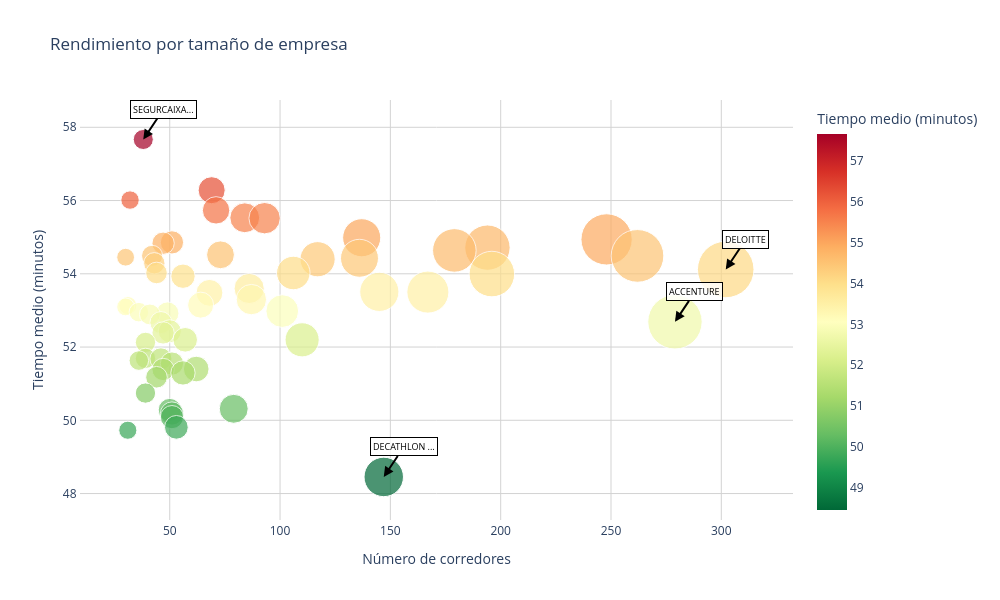

The notebook cell saved with this chart:
### Markdown cell above
Rendimiento por tamaño de empresa

### Code cell
import plotly.express as px

# Preparar datos
participacion_empresas = df['Empresa'].value_counts().reset_index()
participacion_empresas.columns = ['Empresa', 'Num_Corredores']
rendimiento_con_participacion = rendimiento_empresas.merge(participacion_empresas, on='Empresa')

# Crear columna para tooltip
rendimiento_con_participacion['Tooltip'] = (
    '<b>' + rendimiento_con_participacion['Empresa'] + '</b><br>' +
    ' Corredores: ' + rendimiento_con_participacion['Num_Corredores'].astype(str) + '<br>' +
    ' Tiempo medio: ' + rendimiento_con_participacion['Tiempo_Medio_Minutos'].round(2).astype(str) + ' min'
)

# Gráfico sin etiquetas de texto, solo hover
fig = px.scatter(
    rendimiento_con_participacion,
    x='Num_Corredores',
    y='Tiempo_Medio_Minutos',
    size='Num_Corredores',
    color='Tiempo_Medio_Minutos',
    color_continuous_scale='RdYlGn_r',
    hover_name='Empresa',
    hover_data={
        'Num_Corredores': True,
        'Tiempo_Medio_Minutos': ':.2f',
        'Tooltip': False
    },
    title='Rendimiento por num de corredores apuntados por empresa',
    labels={
        'Num_Corredores': 'Número de corredores',
        'Tiempo_Medio_Minutos': 'Tiempo medio (minutos)'
    },
    size_max=40,
    opacity=0.7
)

# Destacar solo empresas clave con anotaciones mínimas
empresas_destacar = ['DECATHLON SAU', 'SEGURCAIXA ADESLAS', 'DELOITTE', 'ACCENTURE']

for empresa in empresas_destacar:
    punto = rendimiento_con_participacion[rendimiento_con_participacion['Empresa'] == empresa]
    if not punto.empty:
        fig.add_annotation(
            x=punto['Num_Corredores'].values[0],
            y=punto['Tiempo_Medio_Minutos'].values[0],
            text=empresa[:10] + '...' if len(empresa) > 10 else empresa,
            showarrow=True,
            arrowhead=2,
            arrowsize=1,
            arrowwidth=2,
            arrowcolor='black',
            font=dict(size=9, color='black'),
            bgcolor='rgba(255, 255, 255, 0.8)',
            bordercolor='black',
            borderwidth=1,
            borderpad=2,
            ax=20,
            ay=-30
        )

fig.update_layout(
    height=600,
    width=1000,
    plot_bgcolor='white',
    hoverlabel=dict(bgcolor='white', font_size=12),
    xaxis=dict(gridcolor='lightgray', showline=True),
    yaxis=dict(gridcolor='lightgray', showline=True)
)

fig.show()

### Figure 1 — Plotly figure (JSON) as saved in the notebook; plotly's stock layout.template omitted (floating-point values rounded to 4 significant figures)
{"data": [{"customdata": [["<b>SEGURCAIXA ADESLAS</b><br> Corredores: 38<br> Tiempo medio: 57.67 min"], ["<b>ILUNION</b><br> Corredores: 69<br> Tiempo medio: 56.28 min"], ["<b>BBVA TECHNOLOGY SLU</b><br> Corredores: 32<br> Tiempo medio: 56.01 min"], ["<b>MOEVE</b><br> Corredores: 71<br> Tiempo medio: 55.73 min"], ["<b>BNP PARIBAS SUCURSAL EN ESPAÑA</b><br> Corredores: 84<br> Tiempo medio: 55.53 min"], ["<b>KZEMOS TECHNOLOGIES SLU - FEVER</b><br> Corredores: 93<br> Tiempo medio: 55.52 min"], ["<b>OPENBANK (GRUPO SANTANDER)</b><br> Corredores: 137<br> Tiempo medio: 54.98 min"], ["<b>PWC, S.L.</b><br> Corredores: 248<br> Tiempo medio: 54.94 min"], ["<b>AMADEUS</b><br> Corredores: 51<br> Tiempo medio: 54.86 min"], ["<b>URIA MENENDEZ ABOGADOS, S.L.P.</b><br> Corredores: 47<br> Tiempo medio: 54.83 min"], ["<b>EY ESPAÑA</b><br> Corredores: 194<br> Tiempo medio: 54.71 min"], ["<b>AMAZON EU SARL, SUCURSAL EN ESPAÑA</b><br> Corredores: 179<br> Tiempo medio: 54.64 min"], ["<b>INGENIERIA DE SISTEMAS PARA LA DEFENSA DE ESPAÑA S.A., S.M.E., M.P.</b><br> Corredores: 73<br> Tiempo medio: 54.52 min"], ["<b>BANCO  SABADELL</b><br> Corredores: 42<br> Tiempo medio: 54.49 min"], ["<b>INDRA GROUP</b><br> Corredores: 262<br> Tiempo medio: 54.49 min"], ["<b>ALANTRA PARTNERS, S.A.</b><br> Corredores: 30<br> Tiempo medio: 54.45 min"], ["<b>GMV</b><br> Corredores: 136<br> Tiempo medio: 54.42 min"], ["<b>CLUB DEPORTIVO REPSOL</b><br> Corredores: 117<br> Tiempo medio: 54.4 min"], ["<b>SIEMENS, S.A.</b><br> Corredores: 43<br> Tiempo medio: 54.29 min"], ["<b>DELOITTE</b><br> Corredores: 302<br> Tiempo medio: 54.12 min"], ["<b>LABORATORIOS FARMACEUTICOS ROVI</b><br> Corredores: 44<br> Tiempo medio: 54.02 min"], ["<b>CARREFOUR</b><br> Corredores: 106<br> Tiempo medio: 54.02 min"], ["<b>KPMG</b><br> Corredores: 196<br> Tiempo medio: 53.99 min"], ["<b>ROCHE FARMA</b><br> Corredores: 56<br> Tiempo medio: 53.93 min"], ["<b>BANKINTER SA</b><br> Corredores: 86<br> Tiempo medio: 53.6 min"], ["<b>TECNICAS REUNIDAS, S.A.</b><br> Corredores: 145<br> Tiempo medio: 53.51 min"], ["<b>AUTONOMO</b><br> Corredores: 167<br> Tiempo medio: 53.5 min"], ["<b>SANTANDER</b><br> Corredores: 68<br> Tiempo medio: 53.48 min"], ["<b>MUTUA MADRILEÑA</b><br> Corredores: 87<br> Tiempo medio: 53.3 min"], ["<b>ELECNOR SA</b><br> Corredores: 64<br> Tiempo medio: 53.14 min"], ["<b>GARRIGUES</b><br> Corredores: 31<br> Tiempo medio: 53.13 min"], ["<b>SOCIEDAD IBERICA DE CONSTRUCCIONES ELECTRICAS, S.A. (SICE)</b><br> Corredores: 30<br> Tiempo medio: 53.1 min"], ["<b>FERROVIAL CONSTRUCCION</b><br> Corredores: 101<br> Tiempo medio: 52.98 min"], ["<b>ASISA</b><br> Corredores: 36<br> Tiempo medio: 52.95 min"], ["<b>GSK</b><br> Corredores: 49<br> Tiempo medio: 52.92 min"], ["<b>TK ELEVADORES</b><br> Corredores: 41<br> Tiempo medio: 52.89 min"], ["<b>ACCENTURE</b><br> Corredores: 279<br> Tiempo medio: 52.69 min"], ["<b>SIEMENS RAIL AUTOMATION</b><br> Corredores: 46<br> Tiempo medio: 52.67 min"], ["<b>CLUB DEPORTIVO DEUTSCHE BANK</b><br> Corredores: 50<br> Tiempo medio: 52.43 min"], ["<b>SAP ESPAÑA, S.A.</b><br> Corredores: 47<br> Tiempo medio: 52.39 min"], ["<b>BOSTON CONSULTING GROUP</b><br> Corredores: 57<br> Tiempo medio: 52.2 min"], ["<b>ADIF</b><br> Corredores: 110<br> Tiempo medio: 52.2 min"], ["<b>CBRE REAL ESTATE</b><br> Corredores: 39<br> Tiempo medio: 52.13 min"], ["<b>CELONIS SL</b><br> Corredores: 39<br> Tiempo medio: 51.69 min"], ["<b>ARUP</b><br> Corredores: 46<br> Tiempo medio: 51.68 min"], ["<b>ITP AERO</b><br> Corredores: 36<br> Tiempo medio: 51.63 min"], ["<b>MAHOU SAN MIGUEL</b><br> Corredores: 51<br> Tiempo medio: 51.55 min"], ["<b>MAPFRE</b><br> Corredores: 62<br> Tiempo medio: 51.4 min"], ["<b>HAVAS MANAGEMENT ESPAÑA S.L.</b><br> Corredores: 47<br> Tiempo medio: 51.39 min"], ["<b>IBERDROLA</b><br> Corredores: 56<br> Tiempo medio: 51.29 min"], ["<b>AXPO IBERIA SL</b><br> Corredores: 44<br> Tiempo medio: 51.18 min"], ["<b>NIPPON GASES ESPAÑA S.L.U.</b><br> Corredores: 39<br> Tiempo medio: 50.74 min"], ["<b>EL CORTE INGLES</b><br> Corredores: 79<br> Tiempo medio: 50.31 min"], ["<b>RENFE</b><br> Corredores: 50<br> Tiempo medio: 50.28 min"], ["<b>METRO DE MADRID</b><br> Corredores: 51<br> Tiempo medio: 50.19 min"], ["<b>FUNDACION CORAZON DE TITAN</b><br> Corredores: 51<br> Tiempo medio: 50.09 min"], ["<b>CANAL ISABEL II</b><br> Corredores: 53<br> Tiempo medio: 49.81 min"], ["<b>IGNIS ENERGY HOLDINGS, SL</b><br> Corredores: 31<br> Tiempo medio: 49.73 min"], ["<b>DECATHLON SAU</b><br> Corredores: 147<br> Tiempo medio: 48.45 min"]], "hovertemplate": "<b>%{hovertext}</b><br><br>Número de corredores=%{marker.size}<br>Tiempo medio (minutos)=%{marker.color:.2f}<extra></extra>", "hovertext": ["SEGURCAIXA ADESLAS", "ILUNION", "BBVA TECHNOLOGY SLU", "MOEVE", "BNP PARIBAS SUCURSAL EN ESPAÑA", "KZEMOS TECHNOLOGIES SLU - FEVER", "OPENBANK (GRUPO SANTANDER)", "PWC, S.L.", "AMADEUS", "URIA MENENDEZ ABOGADOS, S.L.P.", "EY ESPAÑA", "AMAZON EU SARL, SUCURSAL EN ESPAÑA", "INGENIERIA DE SISTEMAS PARA LA DEFENSA DE ESPAÑA S.A., S.M.E., M.P.", "BANCO  SABADELL", "INDRA GROUP", "ALANTRA PARTNERS, S.A.", "GMV", "CLUB DEPORTIVO REPSOL", "SIEMENS, S.A.", "DELOITTE", "LABORATORIOS FARMACEUTICOS ROVI", "CARREFOUR", "KPMG", "ROCHE FARMA", "BANKINTER SA", "TECNICAS REUNIDAS, S.A.", "AUTONOMO", "SANTANDER", "MUTUA MADRILEÑA", "ELECNOR SA", "GARRIGUES", "SOCIEDAD IBERICA DE CONSTRUCCIONES ELECTRICAS, S.A. (SICE)", "FERROVIAL CONSTRUCCION", "ASISA", "GSK", "TK ELEVADORES", "ACCENTURE", "SIEMENS RAIL AUTOMATION", "CLUB DEPORTIVO DEUTSCHE BANK", "SAP ESPAÑA, S.A.", "BOSTON CONSULTING GROUP", "ADIF", "CBRE REAL ESTATE", "CELONIS SL", "ARUP", "ITP AERO", "MAHOU SAN MIGUEL", "MAPFRE", "HAVAS MANAGEMENT ESPAÑA S.L.", "IBERDROLA", "AXPO IBERIA SL", "NIPPON GASES ESPAÑA S.L.U.", "EL CORTE INGLES", "RENFE", "METRO DE MADRID", "FUNDACION CORAZON DE TITAN", "CANAL ISABEL II", "IGNIS ENERGY HOLDINGS, SL", "DECATHLON SAU"], "legendgroup": "", "marker": {"color": [57.67, 56.28, 56.01, 55.73, 55.53, 55.52, 54.98, 54.94, 54.86, 54.83, 54.71, 54.64, 54.52, 54.49, 54.49, 54.45, 54.42, 54.4, 54.29, 54.12, 54.02, 54.02, 53.99, 53.93, 53.6, 53.51, 53.5, 53.48, 53.3, 53.14, 53.13, 53.09, 52.98, 52.95, 52.92, 52.89, 52.69, 52.67, 52.43, 52.39, 52.2, 52.2, 52.13, 51.69, 51.68, 51.63, 51.55, 51.4, 51.39, 51.29, 51.18, 50.74, 50.31, 50.28, 50.19, 50.09, 49.81, 49.73, 48.45], "coloraxis": "coloraxis", "opacity": 0.7, "size": [38, 69, 32, 71, 84, 93, 137, 248, 51, 47, 194, 179, 73, 42, 262, 30, 136, 117, 43, 302, 44, 106, 196, 56, 86, 145, 167, 68, 87, 64, 31, 30, 101, 36, 49, 41, 279, 46, 50, 47, 57, 110, 39, 39, 46, 36, 51, 62, 47, 56, 44, 39, 79, 50, 51, 51, 53, 31, 147], "sizemode": "area", "sizeref": 0.1888, "symbol": "circle"}, "mode": "markers", "name": "", "orientation": "v", "showlegend": false, "type": "scatter", "x": [38, 69, 32, 71, 84, 93, 137, 248, 51, 47, 194, 179, 73, 42, 262, 30, 136, 117, 43, 302, 44, 106, 196, 56, 86, 145, 167, 68, 87, 64, 31, 30, 101, 36, 49, 41, 279, 46, 50, 47, 57, 110, 39, 39, 46, 36, 51, 62, 47, 56, 44, 39, 79, 50, 51, 51, 53, 31, 147], "xaxis": "x", "y": [57.67, 56.28, 56.01, 55.73, 55.53, 55.52, 54.98, 54.94, 54.86, 54.83, 54.71, 54.64, 54.52, 54.49, 54.49, 54.45, 54.42, 54.4, 54.29, 54.12, 54.02, 54.02, 53.99, 53.93, 53.6, 53.51, 53.5, 53.48, 53.3, 53.14, 53.13, 53.09, 52.98, 52.95, 52.92, 52.89, 52.69, 52.67, 52.43, 52.39, 52.2, 52.2, 52.13, 51.69, 51.68, 51.63, 51.55, 51.4, 51.39, 51.29, 51.18, 50.74, 50.31, 50.28, 50.19, 50.09, 49.81, 49.73, 48.45], "yaxis": "y"}], "layout": {"annotations": [{"arrowcolor": "black", "arrowhead": 2, "arrowsize": 1, "arrowwidth": 2, "ax": 20, "ay": -30, "bgcolor": "rgba(255, 255, 255, 0.8)", "bordercolor": "black", "borderpad": 2, "borderwidth": 1, "font": {"color": "black", "size": 9}, "showarrow": true, "text": "DECATHLON ...", "x": 147, "y": 48.45}, {"arrowcolor": "black", "arrowhead": 2, "arrowsize": 1, "arrowwidth": 2, "ax": 20, "ay": -30, "bgcolor": "rgba(255, 255, 255, 0.8)", "bordercolor": "black", "borderpad": 2, "borderwidth": 1, "font": {"color": "black", "size": 9}, "showarrow": true, "text": "SEGURCAIXA...", "x": 38, "y": 57.67}, {"arrowcolor": "black", "arrowhead": 2, "arrowsize": 1, "arrowwidth": 2, "ax": 20, "ay": -30, "bgcolor": "rgba(255, 255, 255, 0.8)", "bordercolor": "black", "borderpad": 2, "borderwidth": 1, "font": {"color": "black", "size": 9}, "showarrow": true, "text": "DELOITTE", "x": 302, "y": 54.12}, {"arrowcolor": "black", "arrowhead": 2, "arrowsize": 1, "arrowwidth": 2, "ax": 20, "ay": -30, "bgcolor": "rgba(255, 255, 255, 0.8)", "bordercolor": "black", "borderpad": 2, "borderwidth": 1, "font": {"color": "black", "size": 9}, "showarrow": true, "text": "ACCENTURE", "x": 279, "y": 52.69}], "coloraxis": {"colorbar": {"title": {"text": "Tiempo medio (minutos)"}}, "colorscale": [[0, "rgb(0,104,55)"], [0.1, "rgb(26,152,80)"], [0.2, "rgb(102,189,99)"], [0.3, "rgb(166,217,106)"], [0.4, "rgb(217,239,139)"], [0.5, "rgb(255,255,191)"], [0.6, "rgb(254,224,139)"], [0.7, "rgb(253,174,97)"], [0.8, "rgb(244,109,67)"], [0.9, "rgb(215,48,39)"], [1, "rgb(165,0,38)"]]}, "height": 600, "hoverlabel": {"bgcolor": "white", "font": {"size": 12}}, "legend": {"itemsizing": "constant", "tracegroupgap": 0}, "plot_bgcolor": "white", "title": {"text": "Rendimiento por tamaño de empresa"}, "width": 1000, "xaxis": {"anchor": "y", "domain": [0, 1], "gridcolor": "lightgray", "showline": true, "title": {"text": "Número de corredores"}}, "yaxis": {"anchor": "x", "domain": [0, 1], "gridcolor": "lightgray", "showline": true, "title": {"text": "Tiempo medio (minutos)"}}}}
